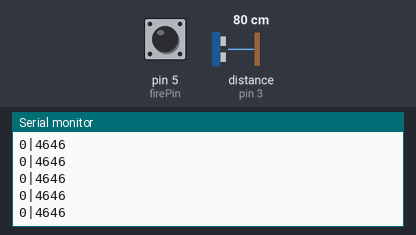
This sketch was run on a simulated Arduino Uno, built with avr-gcc and run on an emulated ATmega328P. Shown: the last lines printed to the serial monitor. Wiring (inferred from the names in the program): ultrasonic range finder: trigger pin 2; echo pin 3. Inputs (shaded band) come from the test bench; at power-on: distance to the obstacle (sensor on pin 3) 80 cm, pin 5 (firePin) HIGH. The echo pulse lasts 58.3 µs per cm.

Above: at 1.2 s.
1.3 s: distance to the obstacle (sensor on pin 3) set to 4 cm
At 2.4 s:
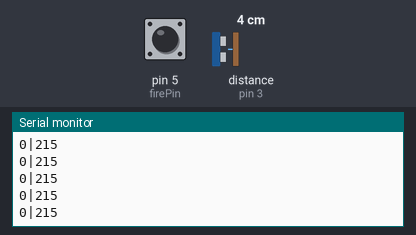
4.3 s: pin 5 (firePin) pulled LOW for 0.15 s
7.4 s: distance to the obstacle (sensor on pin 3) set to 2 cm
At 8.1 s:
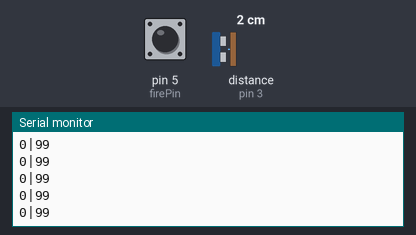
8.9 s: pin 5 (firePin) pulled LOW for 3.2 s
At 9.7 s:
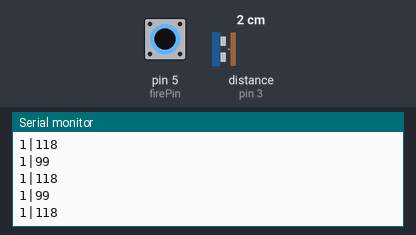
Timing chart, 0 to 11.9 s (numbered marks = the images above; inputs shaded):
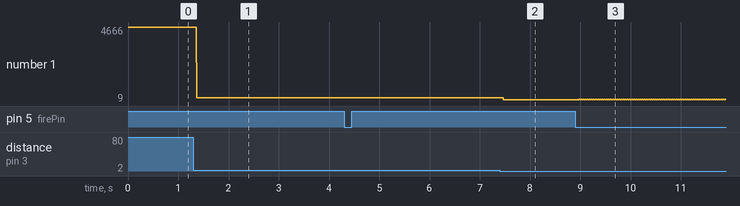

The sketch:

main.ino
```cpp
const int trigPin = 2;
const int echoPin = 3;
const int firePin = 5;
// defines variables
long duration;
int distance;

void setup()
{
  pinMode(trigPin, OUTPUT); // Sets the trigPin as an Output
  pinMode(echoPin, INPUT); // Sets the echoPin as an Input
  pinMode(firePin, INPUT);
  digitalWrite(firePin,HIGH);

  Serial.begin(9600); // Starts the serial communication
}
void loop()
{
  String fire = "0";
  if (digitalRead(firePin) == LOW)
  {
    fire = "1";
  }

  // Clears the trigPin
  digitalWrite(trigPin, LOW);
  delayMicroseconds(2);
  // Sets the trigPin on HIGH state for 10 micro seconds
  digitalWrite(trigPin, HIGH);
  delayMicroseconds(10);
  digitalWrite(trigPin, LOW);
  // Reads the echoPin, returns the sound wave travel time in microseconds
  duration = pulseIn(echoPin, HIGH,10000);

  Serial.println(fire + "|" + duration);

  //delayMicroseconds(1000);
}
```

Measured:
- after the input at 1.3 s, the serial monitor: prints a new line after 0.07 s (image 1)
- after the input at 7.4 s, the serial monitor: prints a new line after 0.07 s (image 2)
- after the input at 8.9 s, the serial monitor: prints a new line after 0.07 s (image 3)
- plotted number 1: 4646 → 215 after the input at 1.3 s, 215 → 99 after the input at 7.4 s, 99 → 9 after the input at 8.9 s
